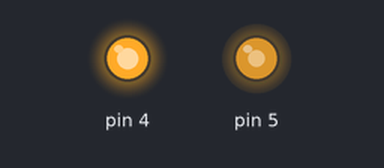
This sketch was run on a simulated Arduino Uno, built with avr-gcc and run on an emulated ATmega328P. Parts: output pins drawn as LEDs (lit = HIGH). Pins used as bus, display or sensor lines are not drawn.

Above: at 0.1 s.
At 2.1 s:
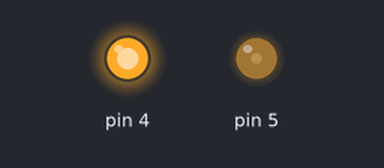
At 3.1 s:
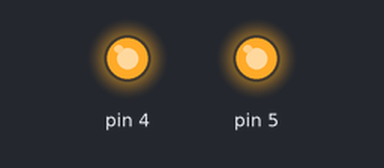
Timing chart, 0 to 4.6 s (numbered marks = the images above):
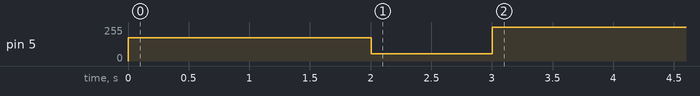

The sketch:

A4988-Dc-Motor.ino
```cpp
#include "A4988_DC.h"

// ================================================================
// ===            A4988_DC CLASS EXAMPLE TEST CODE              ===
// ================================================================

Motor* A4988;

void setup(){
  A4988 = new Motor();
  A4988->setPins(3, 5, 4);
  A4988->setSpeed(80);

  A4988->run();
  delay(1000);
  A4988->toggleDirection();
  delay(1000);
  A4988->setSpeed(200);
  delay(1000);
  A4988->stop();
}

void loop(){
  //TODO
}
```

A4988_DC.h
```cpp
/*
 *  DC MOTOR CLASS FOR A4988 DRIVER
 *  Based on: http://www.robotshop.com/letsmakerobots/files/A4988RobotV2.txt
 *  Created By Pablo Luaces <pablo.luaces@gmail.com>
 *
 *  ¿How to use?
 *
 *  1 - Declare Motor type var after setup() [Motor* myMotor]
 *  2 - Instantiate new Motor in var created before [myMotor = new Motor()]
 *  3 - Use predefined public methods [myMotor->method()]
 *
 *  Public Methods
 *
 *  setPins((int) step, (int) enable, (int) reset)
 *  setDirection((bool) direction) [0 Forward, 1 Reverse]
 *  setSpeed((int) speed) [Min 0, Max 255]
 *  toggleDirection()
 *  run()
 *  stop()
 *
 */

class Motor{

  private:

    uint8_t _stPin, _enPin, _rstPin; // Wiring
    int _pwmSpeed = 255; // 0~255
    bool _turnDirection = 0; // 0 Forward, 1 Reverse

    void _setPins(){
      pinMode(this->_stPin, OUTPUT);
      pinMode(this->_rstPin, OUTPUT);
      pinMode(this->_enPin, OUTPUT);

      digitalWrite(this->_rstPin, HIGH); // Active low
      digitalWrite(this->_enPin, HIGH); // Active low
    }

    void _motorDirection(){
      unsigned int pulseModulation = (this->_turnDirection)? 2:0;

      digitalWrite(this->_rstPin, LOW);
      delayMicroseconds(5);
      digitalWrite(this->_rstPin, HIGH);

      for(int i=0;i<pulseModulation;i++){
        digitalWrite(this->_stPin, HIGH);
        delayMicroseconds(800);
        digitalWrite(this->_stPin, LOW);
        delayMicroseconds(800);
      }
    }

    void _motorSpeed(){
      analogWrite(this->_enPin, this->_pwmSpeed);
    }

    void _motorStop(){
      digitalWrite(this->_enPin, HIGH);
    }

  public:

    void setPins(uint8_t stPin, uint8_t enPin, uint8_t rstPin){
      this->_stPin = stPin;
      this->_rstPin = rstPin;
      this->_enPin = enPin;
      this->_setPins();
    }

    void setDirection(bool turnDirection){ // 0 Forward, 1 Reverse
      this->_turnDirection = turnDirection;
      this->_motorDirection();
    }

    void setSpeed(int pwmSpeed){ // 0~255
      this->_pwmSpeed = (255 - pwmSpeed);
      this->_motorSpeed();
    }

    void toggleDirection(){
      if (this->_turnDirection) this->_turnDirection = 0; // Forward
      else this->_turnDirection = 1; // Reverse
      this->_motorDirection();
    }

    void run(){
      this->_motorDirection();
      this->_motorSpeed();
    }

    void stop(){
      this->_motorStop();
    }
};
```
